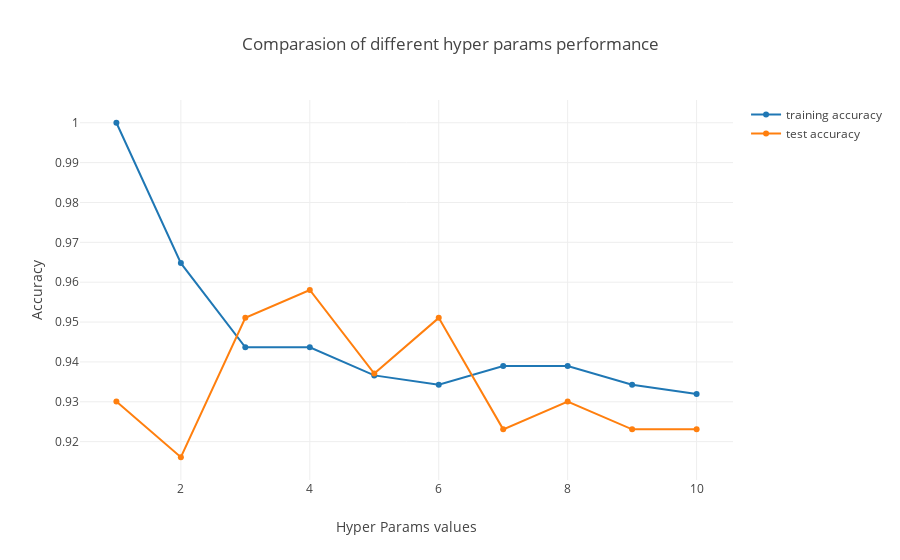

Notebook code cell kept with this figure:
### Code cell
from sklearn.datasets import load_breast_cancer
cancer = load_breast_cancer()

# I don't set a fixed number for random_state here, as I don't mind it changes on every run
# original in tutor is random_state=66
X_train, X_test, y_train, y_test = train_test_split(cancer.data, cancer.target, stratify=cancer.target)
# plot_accuracy(X_train, X_test, y_train, y_test, lambda param: KNeighborsClassifier(n_neighbors=param))

plot_accuracy_interactive(X_train, X_test, y_train, y_test, lambda param: KNeighborsClassifier(n_neighbors=param))

### Figure 1 — Plotly figure (JSON) as saved in the notebook; plotly's stock layout.template omitted (floating-point values rounded to 4 significant figures)
{"data": [{"mode": "lines+markers", "name": "training accuracy", "type": "scatter", "uid": "c71cb681-ede1-4326-9403-814bc54d4e8f", "x": [1, 2, 3, 4, 5, 6, 7, 8, 9, 10], "y": [1, 0.9648, 0.9437, 0.9437, 0.9366, 0.9343, 0.939, 0.939, 0.9343, 0.9319]}, {"mode": "lines+markers", "name": "test accuracy", "type": "scatter", "uid": "f1561d04-fbc9-4497-b0ef-74cba6ea83c9", "x": [1, 2, 3, 4, 5, 6, 7, 8, 9, 10], "y": [0.9301, 0.9161, 0.951, 0.958, 0.9371, 0.951, 0.9231, 0.9301, 0.9231, 0.9231]}], "layout": {"title": "Comparasion of different hyper params performance", "xaxis": {"title": "Hyper Params values"}, "yaxis": {"title": "Accuracy"}}}
